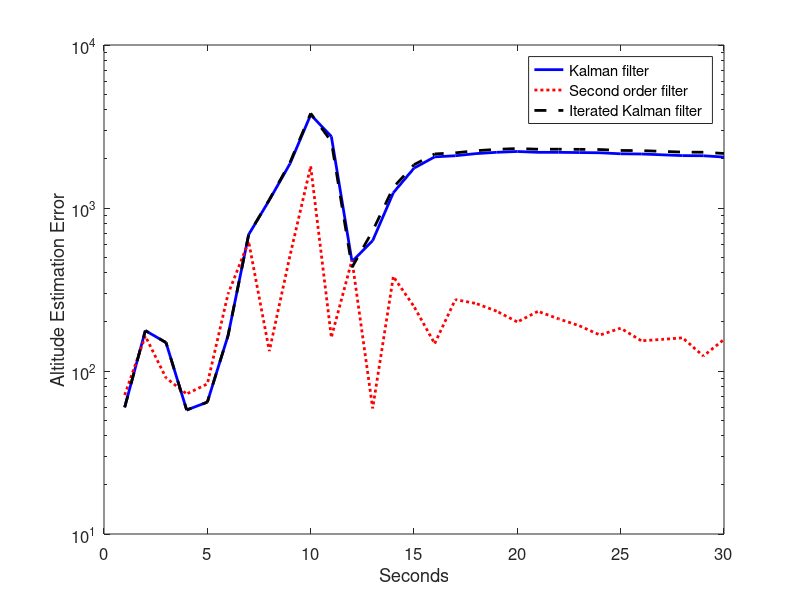
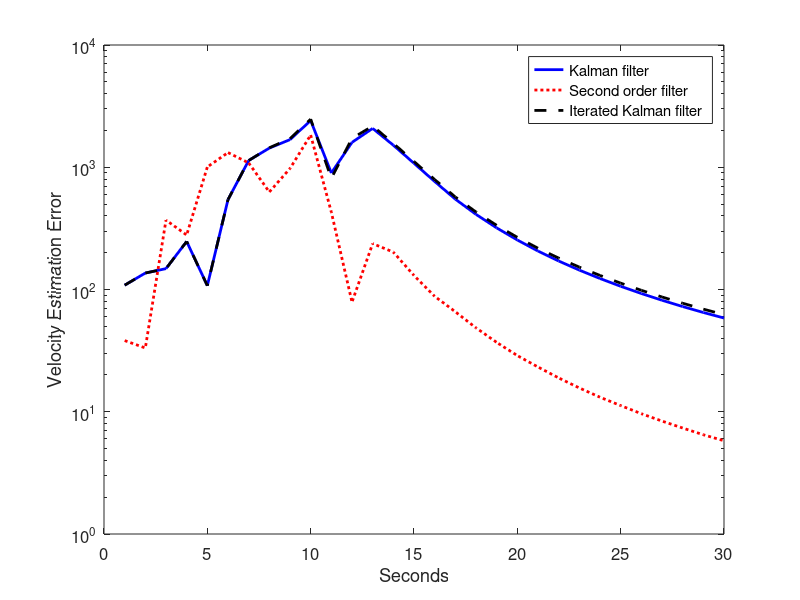
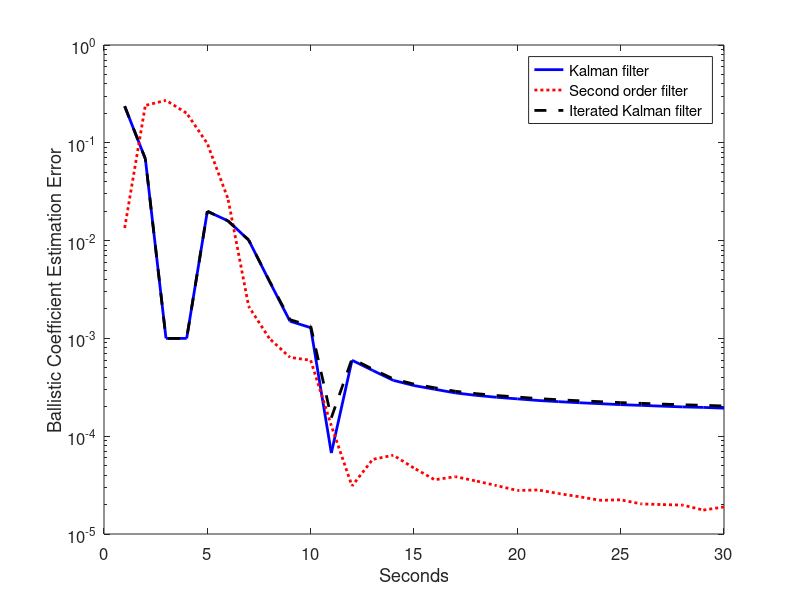
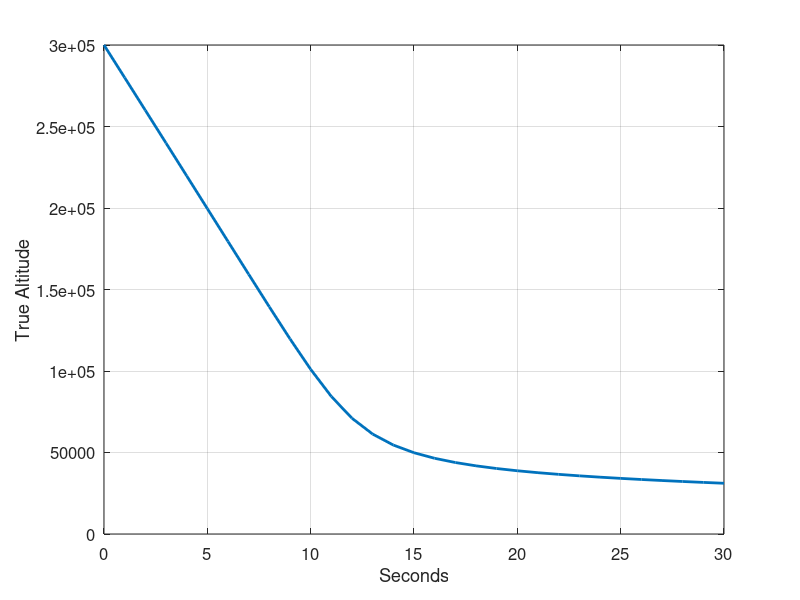

MATLAB code to generate these figures, in order:
function [EKFErr, EKF2Err, EKFiErr] = Hybrid2

% Optimal State Estimation, by Dan Simon
%
% Hybrid second order Kalman filter example.
% Track a body falling through the atmosphere.
% This example is taken from [Ath68].
% Outputs:
%   EKFErr = 1st order EKF estimation error (RMS) (altitude, velocity, ballistic coefficient)
%   EKF2Err = 2nd order EKF estimation error (RMS) (altitude, velocity, ballistic coefficient)
%   EKFiErr = iterated EKF estimation error (RMS) (altitude, velocity, ballistic coefficient)

% Revision March 3, 2009 - The Q terms were being incorrectly multiplied by dt in the RungeKutta routine,
% which was incorrect (although it does not affect the results in this case since Q = 0).

global rho0 g k dt

rho0 = 2; % lb-sec^2/ft^4
g = 32.2; % ft/sec^2
k = 2e4; % ft
R = 10^4; % measurement noise variance (ft^2)
Q = diag([0 0 0]); % process noise covariance
M = 10^5; % horizontal range of position sensor
a = 10^5; % altitude of position sensor

x = [3e5; -2e4; 1e-3]; % true state
xhat = [3e5; -2e4; 1e-3]; % first order EKF estimate
xhat2 = xhat; % second order EKF estimate
xhati = xhat; % iterated EKF estimate
N = 7; % max number of iterations to execute in the iterated EKF

P = diag([1e6 4e6 10]);
P2 = P;
Pi = P;

T = 1; % measurement time step
randn('state',sum(100*clock)); % random number generator seed

tf = 30; % simulation length (seconds)
dt = 0.02; % time step for integration (seconds)
xArray = x;
xhatArray = xhat;
xhat2Array = xhat2;
xhatiArray = xhati;
Parray = diag(P);
P2array = diag(P2);
Piarray = diag(Pi);

for t = T : T : tf
    % Simulate the system.
    for tau = dt : dt : T
        % Fourth order Runge Kutta ingegration
        [dx1, dx2, dx3, dx4] = RungeKutta(x);
        x = x + (dx1 + 2 * dx2 + 2 * dx3 + dx4) / 6;
        x = x + sqrt(dt * Q) * [randn; randn; randn] * dt;
    end
    % Simulate the noisy measurement.
    z = sqrt(M^2 + (x(1)-a)^2) + sqrt(R) * randn;
    
    % First order Kalman filter.
    % Simulate the continuous-time part of the first order Kalman filter (time update).
    for tau = dt : dt : T
        [dx1, dx2, dx3, dx4] = RungeKutta(xhat);
        xhat = xhat + (dx1 + 2 * dx2 + 2 * dx3 + dx4) / 6;
        F = [0 1 0; -rho0 * exp(-xhat(1)/k) * xhat(2)^2 / 2 / k * xhat(3) ...
                rho0 * exp(-xhat(1)/k) * xhat(2) * xhat(3) ...
                rho0 * exp(-xhat(1)/k) * xhat(2)^2 / 2; ...
                0 0 0];
        H = [(xhat(1) - a) / sqrt(M^2 + (xhat(1)-a)^2) 0 0];
        [dP1, dP2, dP3, dP4] = RungeKuttaP(P, F, Q, dt, H, R);
        P = P + (dP1 + 2 * dP2 + 2 * dP3 + dP4) / 6;
    end
    % Force the ballistic coefficient estimate to be non-negative.
    xhat(3) = max(xhat(3), 0);
    % Simulate the discrete-time part of the first order Kalman filter (measurement update).
    H = [(xhat(1) - a) / sqrt(M^2 + (xhat(1)-a)^2) 0 0];
    K = P * H' * inv(H * P * H' + R);
    zhat = sqrt(M^2 + (xhat(1)-a)^2);
    xhat = xhat + K * (z - zhat);
    % Force the ballistic coefficient estimate to be non-negative.
    xhat(3) = max(xhat(3), 0);
    P = (eye(3) - K * H) * P;
    
    % Iterated Kalman filter.
    % Simulate the continuous-time part of the iterated Kalman filter (time update).
    for tau = dt : dt : T
        [dx1, dx2, dx3, dx4] = RungeKutta(xhati);
        xhati = xhati + (dx1 + 2 * dx2 + 2 * dx3 + dx4) / 6;
        F = [0 1 0; -rho0 * exp(-xhati(1)/k) * xhati(2)^2 / 2 / k * xhati(3) ...
                rho0 * exp(-xhati(1)/k) * xhati(2) * xhati(3) ...
                rho0 * exp(-xhati(1)/k) * xhati(2)^2 / 2; ...
                0 0 0];
        H = [(xhati(1) - a) / sqrt(M^2 + (xhati(1)-a)^2) 0 0];
        [dP1, dP2, dP3, dP4] = RungeKuttaP(Pi, F, Q, dt, H, R);
        Pi = Pi + (dP1 + 2 * dP2 + 2 * dP3 + dP4) / 6;
    end
    % Force the ballistic coefficient estimate to be non-negative.
    xhati(3) = max(xhati(3), 0);
    % Simulate the discrete time part of the iterated Kalman filter (measurement update);
    xhatminus = xhati;
    Pminus = Pi;
    for i = 1 : N
        H = [(xhati(1) - a) / sqrt(M^2 + (xhati(1)-a)^2) 0 0];
        K = Pminus * H' * inv(H * Pminus * H' + R);
        zhat = sqrt(M^2 + (xhati(1)-a)^2);
        xhati = xhatminus + K * ((z - zhat) - H * (xhatminus - xhati));
        Pi = (eye(3) - K * H) * Pminus;
        % Force the ballistic coefficient estimate to be non-negative.
        xhati(3) = max(xhati(3), 0);
    end
    
    % Second order Kalman filter.
    % Simulate the continuous-time part of the second order Kalman filter (time update).
    for tau = dt : dt : T
        [dx, dP] = RungeKutta2(xhat2, P2, Q, R);
        xhat2 = xhat2 + (dx(:,1) + 2 * dx(:,2) + 2 * dx(:,3) + dx(:,4)) / 6;
        P2 = P2 + (dP(:,:,1) + 2 * dP(:,:,2) + 2 * dP(:,:,3) + dP(:,:,4)) / 6;
    end
    % Force the ballistic coefficient estimate to be non-negative.
    xhat2(3) = max(xhat2(3), 0);
    % Simulate the discrete-time part of the second order Kalman filter (measurement update).
    H = [(xhat2(1) - a) / sqrt(M^2 + (xhat2(1)-a)^2) 0 0];
    zhat = sqrt(M^2 + (xhat2(1)-a)^2);
    D = zeros(3,3);
    D(1,1) = 1/zhat * (1 - (xhat2(1) - a)^2 / zhat / zhat);
    L = 1/2 * trace(D * P2 * D * P2);
    K = P2 * H' * inv(H * P2 * H' + R + L);
    pie = 1/2 * K * [1] * trace(D * P2);
    xhat2 = xhat2 + K * (z - zhat) - pie;
    % Force the ballistic coefficient estimate to be non-negative.
    xhat2(3) = max(xhat2(3), 0);
    P2 = P2 - P2 * H' * (H * P2 * H' + R + L)^(-1) * H * P2;
    
    % Save data for plotting.
    xArray = [xArray x];
    xhatArray = [xhatArray xhat];
    xhat2Array = [xhat2Array xhat2];
    xhatiArray = [xhatiArray xhati];
    Parray = [Parray diag(P)];
    P2array = [P2array diag(P2)];
    Piarray = [Piarray diag(Pi)];
end

close all;
t = 0 : T : tf;
figure; 
semilogy(t, abs(xArray(1,:) - xhatArray(1,:)), 'b', 'LineWidth', 2); hold;
semilogy(t, abs(xArray(1,:) - xhat2Array(1,:)), 'r:', 'LineWidth', 2);
semilogy(t, abs(xArray(1,:) - xhatiArray(1,:)), 'k--', 'LineWidth', 2);
set(gca,'FontSize',12); set(gcf,'Color','White');
xlabel('Seconds');
ylabel('Altitude Estimation Error');
legend('Kalman filter', 'Second order filter', 'Iterated Kalman filter');

AltErr = std(xArray(1,:) - xhatArray(1,:));
disp(['1st Order EKF RMS altitude estimation error = ', num2str(AltErr)]);
Alt2Err = std(xArray(1,:) - xhat2Array(1,:));
disp(['2nd Order EKF RMS altitude estimation error = ', num2str(Alt2Err)]);
AltiErr = std(xArray(1,:) - xhatiArray(1,:));
disp(['Iterated EKF RMS altitude estimation error = ', num2str(AltiErr)]);

figure; 
semilogy(t, abs(xArray(2,:) - xhatArray(2,:)), 'b', 'LineWidth', 2); hold;
semilogy(t, abs(xArray(2,:) - xhat2Array(2,:)), 'r:', 'LineWidth', 2);
semilogy(t, abs(xArray(2,:) - xhatiArray(2,:)), 'k--', 'LineWidth', 2);
set(gca,'FontSize',12); set(gcf,'Color','White');
xlabel('Seconds');
ylabel('Velocity Estimation Error');
legend('Kalman filter', 'Second order filter', 'Iterated Kalman filter');

VelErr = std(xArray(2,:) - xhatArray(2,:));
disp(['1st Order EKF RMS velocity estimation error = ', num2str(VelErr)]);
Vel2Err = std(xArray(2,:) - xhat2Array(2,:));
disp(['2nd Order EKF RMS velocity estimation error = ', num2str(Vel2Err)]);
VeliErr = std(xArray(2,:) - xhatiArray(2,:));
disp(['Iterated EKF RMS velocity estimation error = ', num2str(VeliErr)]);

figure; 
semilogy(t, abs(xArray(3,:) - xhatArray(3,:)), 'b', 'LineWidth', 2); hold;
semilogy(t, abs(xArray(3,:) - xhat2Array(3,:)), 'r:', 'LineWidth', 2);
semilogy(t, abs(xArray(3,:) - xhatiArray(3,:)), 'k--', 'LineWidth', 2);
set(gca,'FontSize',12); set(gcf,'Color','White');
xlabel('Seconds');
ylabel('Ballistic Coefficient Estimation Error');
legend('Kalman filter', 'Second order filter', 'Iterated Kalman filter');

BallErr = std(xArray(3,:) - xhatArray(3,:));
disp(['1st Order EKF RMS ballistic coefficient estimation error = ', num2str(BallErr)]);
Ball2Err = std(xArray(3,:) - xhat2Array(3,:));
disp(['2nd Order EKF RMS ballistic coefficient estimation error = ', num2str(Ball2Err)]);
BalliErr = std(xArray(3,:) - xhatiArray(3,:));
disp(['Iterated EKF RMS ballistic coefficient estimation error = ', num2str(BalliErr)]);

figure;
plot(t, xArray(1,:), 'LineWidth', 2);
set(gca,'FontSize',12); set(gcf,'Color','White');
xlabel('Seconds');
ylabel('True Altitude');
grid;

figure;
plot(t, xArray(2,:), 'LineWidth', 2);
title('Falling Body Simulation', 'FontSize', 12);
set(gca,'FontSize',12); set(gcf,'Color','White');
xlabel('Seconds');
ylabel('True Velocity');
grid;

EKFErr = [AltErr; VelErr; BallErr];
EKF2Err = [Alt2Err; Vel2Err; Ball2Err];
EKFiErr = [AltiErr; VeliErr; BalliErr];

return

%%%%%%%%%%%%%%%%%%%%%%%%%%%%%%%%%%%%%%%%%%%%%%
function [dx1, dx2, dx3, dx4] = RungeKutta(x)
% Fourth order Runge Kutta integration for the falling body system.
global rho0 g k dt
dx1(1,1) = x(2);
dx1(2,1) = rho0 * exp(-x(1)/k) * x(2)^2 / 2 * x(3) - g;
dx1(3,1) = 0;
dx1 = dx1 * dt;
xtemp = x + dx1 / 2;
dx2(1,1) = xtemp(2);
dx2(2,1) = rho0 * exp(-xtemp(1)/k) * xtemp(2)^2 / 2 * xtemp(3) - g;
dx2(3,1) = 0;
dx2 = dx2 * dt;
xtemp = x + dx2 / 2;
dx3(1,1) = xtemp(2);
dx3(2,1) = rho0 * exp(-xtemp(1)/k) * xtemp(2)^2 / 2 * xtemp(3) - g;
dx3(3,1) = 0;
dx3 = dx3 * dt;
xtemp = x + dx3;
dx4(1,1) = xtemp(2);
dx4(2,1) = rho0 * exp(-xtemp(1)/k) * xtemp(2)^2 / 2 * xtemp(3) - g;
dx4(3,1) = 0;
dx4 = dx4 * dt;
return

%%%%%%%%%%%%%%%%%%%%%%%%%%%%%%%%%%%%%%%%%%%%%%%%%%%
function [dx, dP] = RungeKutta2(x, P, Q, R)
% Fourth order Runge Kutta integration for the falling body system for the second order Kalman filter estimate.
global rho0 g k dt
% First Runge Kutta increment for x and P.
xtemp = x;
Ptemp = P;
exp1 = exp(-xtemp(1) / k);
F = [0 1 0; -rho0 * exp1 * xtemp(2)^2 / 2 / k * xtemp(3) ...
        rho0 * exp1 * xtemp(2) * xtemp(3) ...
    rho0 * exp1 * xtemp(2)^2 / 2; ...
        0 0 0];
F1 = zeros(3,3);
F2 = [rho0 / k / k * exp1 * xtemp(2)^2 / 2 * xtemp(3)  -rho0 / k * exp1 * xtemp(2) * xtemp(3)  -rho0 / k * exp1 * xtemp(2)^2 / 2 ;
    -rho0 / k * exp1 * xtemp(2) * x(3)  rho0 * exp1 * xtemp(3)  rho0 * exp(-xtemp(1) / k) * xtemp(2) ;
    -rho0 / k * exp1 * xtemp(2)^2 / 2  rho0 * exp1 * xtemp(2)  0 ];
F3 = zeros(3,3);
ubreve = 1/2 * ([1 ; 0 ; 0] * trace(F1 * Ptemp) + [0 ; 1 ; 0] * trace(F2 * Ptemp) + [0 ; 0 ; 1] * trace(F3 * Ptemp));
dx(1,1) = xtemp(2);
dx(2,1) = rho0 * exp(-xtemp(1)/k) * xtemp(2)^2 / 2 * xtemp(3) - g;
dx(3,1) = 0;
dx(:,1) = (dx(:,1) + ubreve) * dt;
xtemp = x + dx(:,1) / 2;
dP(:,:,1) = F * Ptemp + Ptemp * F' + Q * dt;
dP(:,:,1) = dP(:,:,1) * dt;
Ptemp = P + dP(:,:,1) / 2;
% Second Runge Kutta increment for x and P.
exp1 = exp(-xtemp(1) / k);
F = [0 1 0; -rho0 * exp1 * xtemp(2)^2 / 2 / k * xtemp(3) ...
        rho0 * exp1 * xtemp(2) * xtemp(3) ...
    rho0 * exp1 * xtemp(2)^2 / 2; ...
        0 0 0];
F1 = zeros(3,3);
F2 = [rho0 / k / k * exp1 * xtemp(2)^2 / 2 * xtemp(3)  -rho0 / k * exp1 * xtemp(2) * xtemp(3)  -rho0 / k * exp1 * xtemp(2)^2 / 2 ;
    -rho0 / k * exp1 * xtemp(2) * x(3)  rho0 * exp1 * xtemp(3)  rho0 * exp(-xtemp(1) / k) * xtemp(2) ;
    -rho0 / k * exp1 * xtemp(2)^2 / 2  rho0 * exp1 * xtemp(2)  0 ];
F3 = zeros(3,3);
ubreve = 1/2 * ([1 ; 0 ; 0] * trace(F1 * Ptemp) + [0 ; 1 ; 0] * trace(F2 * Ptemp) + [0 ; 0 ; 1] * trace(F3 * Ptemp));
dx(1,2) = xtemp(2);
dx(2,2) = rho0 * exp(-xtemp(1)/k) * xtemp(2)^2 / 2 * xtemp(3) - g;
dx(3,2) = 0;
dx(:,2) = (dx(:,2) + ubreve) * dt;
xtemp = x + dx(:,2) / 2;
dP(:,:,2) = F * Ptemp + Ptemp * F' + Q * dt;
dP(:,:,2) = dP(:,:,2) * dt;
Ptemp = P + dP(:,:,2) / 2;
% Third Runge Kutta increment for x and P.
exp1 = exp(-xtemp(1) / k);
F = [0 1 0; -rho0 * exp1 * xtemp(2)^2 / 2 / k * xtemp(3) ...
        rho0 * exp1 * xtemp(2) * xtemp(3) ...
    rho0 * exp1 * xtemp(2)^2 / 2; ...
        0 0 0];
F1 = zeros(3,3);
F2 = [rho0 / k / k * exp1 * xtemp(2)^2 / 2 * xtemp(3)  -rho0 / k * exp1 * xtemp(2) * xtemp(3)  -rho0 / k * exp1 * xtemp(2)^2 / 2 ;
    -rho0 / k * exp1 * xtemp(2) * x(3)  rho0 * exp1 * xtemp(3)  rho0 * exp(-xtemp(1) / k) * xtemp(2) ;
    -rho0 / k * exp1 * xtemp(2)^2 / 2  rho0 * exp1 * xtemp(2)  0 ];
F3 = zeros(3,3);
ubreve = 1/2 * ([1 ; 0 ; 0] * trace(F1 * Ptemp) + [0 ; 1 ; 0] * trace(F2 * Ptemp) + [0 ; 0 ; 1] * trace(F3 * Ptemp));
dx(1,3) = xtemp(2);
dx(2,3) = rho0 * exp(-xtemp(1)/k) * xtemp(2)^2 / 2 * xtemp(3) - g;
dx(3,3) = 0;
dx(:,3) = (dx(:,3) + ubreve) * dt;
xtemp = x + dx(:,3);
dP(:,:,3) = F * Ptemp + Ptemp * F' + Q * dt;
dP(:,:,3) = dP(:,:,3) * dt;
Ptemp = P + dP(:,:,3);
% Fourth Runge Kutta increment for x and P.
exp1 = exp(-xtemp(1) / k);
F = [0 1 0; -rho0 * exp1 * xtemp(2)^2 / 2 / k * xtemp(3) ...
        rho0 * exp1 * xtemp(2) * xtemp(3) ...
    rho0 * exp1 * xtemp(2)^2 / 2; ...
        0 0 0];
F1 = zeros(3,3);
F2 = [rho0 / k / k * exp1 * xtemp(2)^2 / 2 * xtemp(3)  -rho0 / k * exp1 * xtemp(2) * xtemp(3)  -rho0 / k * exp1 * xtemp(2)^2 / 2 ;
    -rho0 / k * exp1 * xtemp(2) * x(3)  rho0 * exp1 * xtemp(3)  rho0 * exp(-xtemp(1) / k) * xtemp(2) ;
    -rho0 / k * exp1 * xtemp(2)^2 / 2  rho0 * exp1 * xtemp(2)  0 ];
F3 = zeros(3,3);
ubreve = 1/2 * ([1 ; 0 ; 0] * trace(F1 * Ptemp) + [0 ; 1 ; 0] * trace(F2 * Ptemp) + [0 ; 0 ; 1] * trace(F3 * Ptemp));
dx(1,4) = xtemp(2);
dx(2,4) = rho0 * exp(-xtemp(1)/k) * xtemp(2)^2 / 2 * xtemp(3) - g;
dx(3,4) = 0;
dx(:,4) = (dx(:,4) + ubreve) * dt;
dP(:,:,4) = F * Ptemp + Ptemp * F' + Q * dt;
dP(:,:,4) = dP(:,:,4) * dt;
return

%%%%%%%%%%%%%%%%%%%%%%%%%%%%%%%%%%%%%%%%%%%%%%%%%%%%%%%%%%%%%%%%%%%
function [dP1, dP2, dP3, dP4] = RungeKuttaP(P, F, Q, dt, H, R)
% Fourth order Runge Kutta integration for the covariance of the Kalman
% filter for the falling body system.
dP1 = F * P + P * F' + Q - P * H' * inv(R) * H * P;
dP1 = dP1 * dt;
Ptemp = P + dP1 / 2;
dP2 = F * Ptemp + Ptemp * F' + Q - Ptemp * H' * inv(R) * H * Ptemp;
dP2 = dP2 * dt;
Ptemp = P + dP2 / 2;
dP3 = F * Ptemp + Ptemp * F' + Q - Ptemp * H' * inv(R) * H * Ptemp;
dP3 = dP3 * dt;
Ptemp = P + dP3;
dP4 = F * Ptemp + Ptemp * F' + Q - Ptemp * H' * inv(R) * H * Ptemp;
dP4 = dP4 * dt;
return